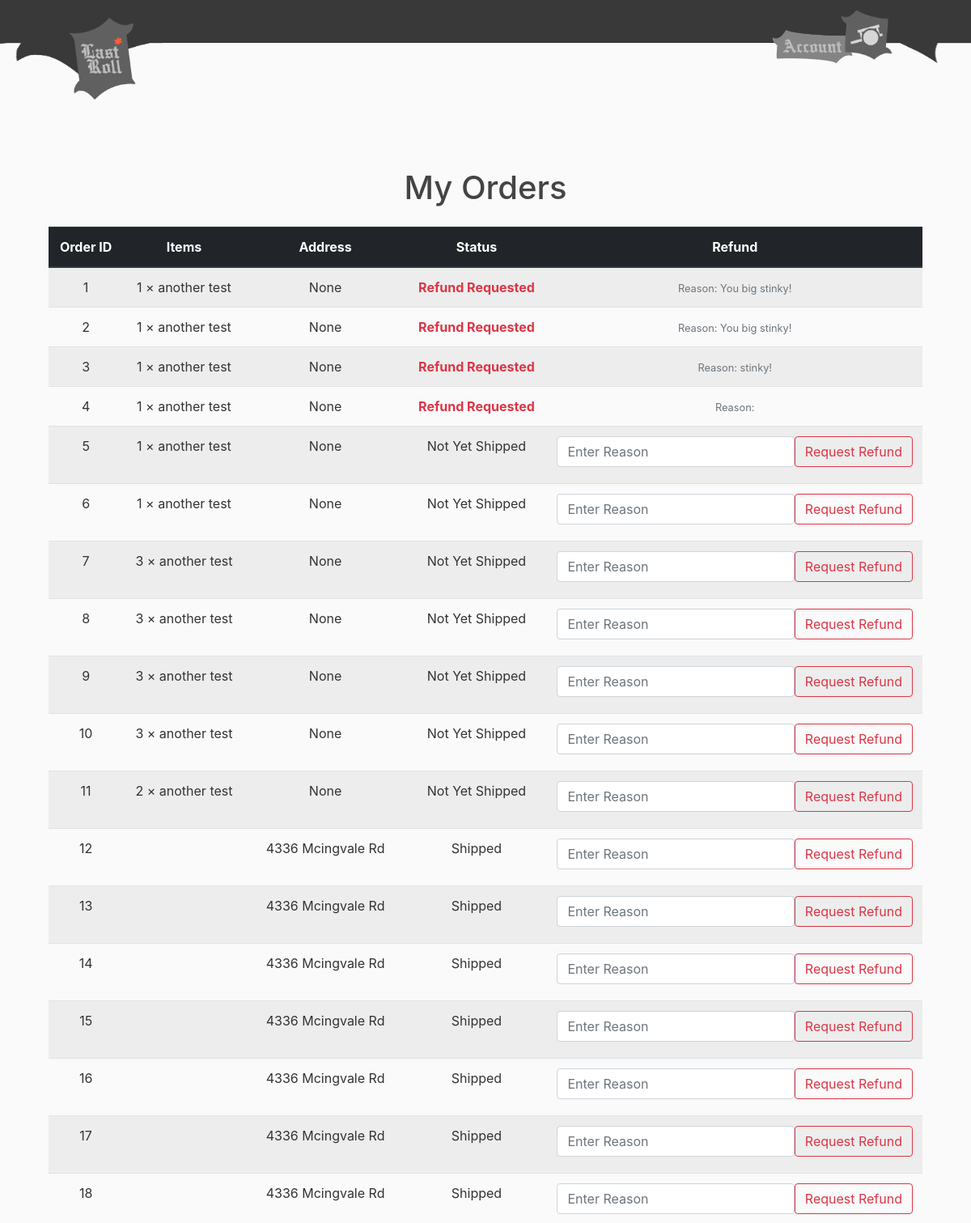
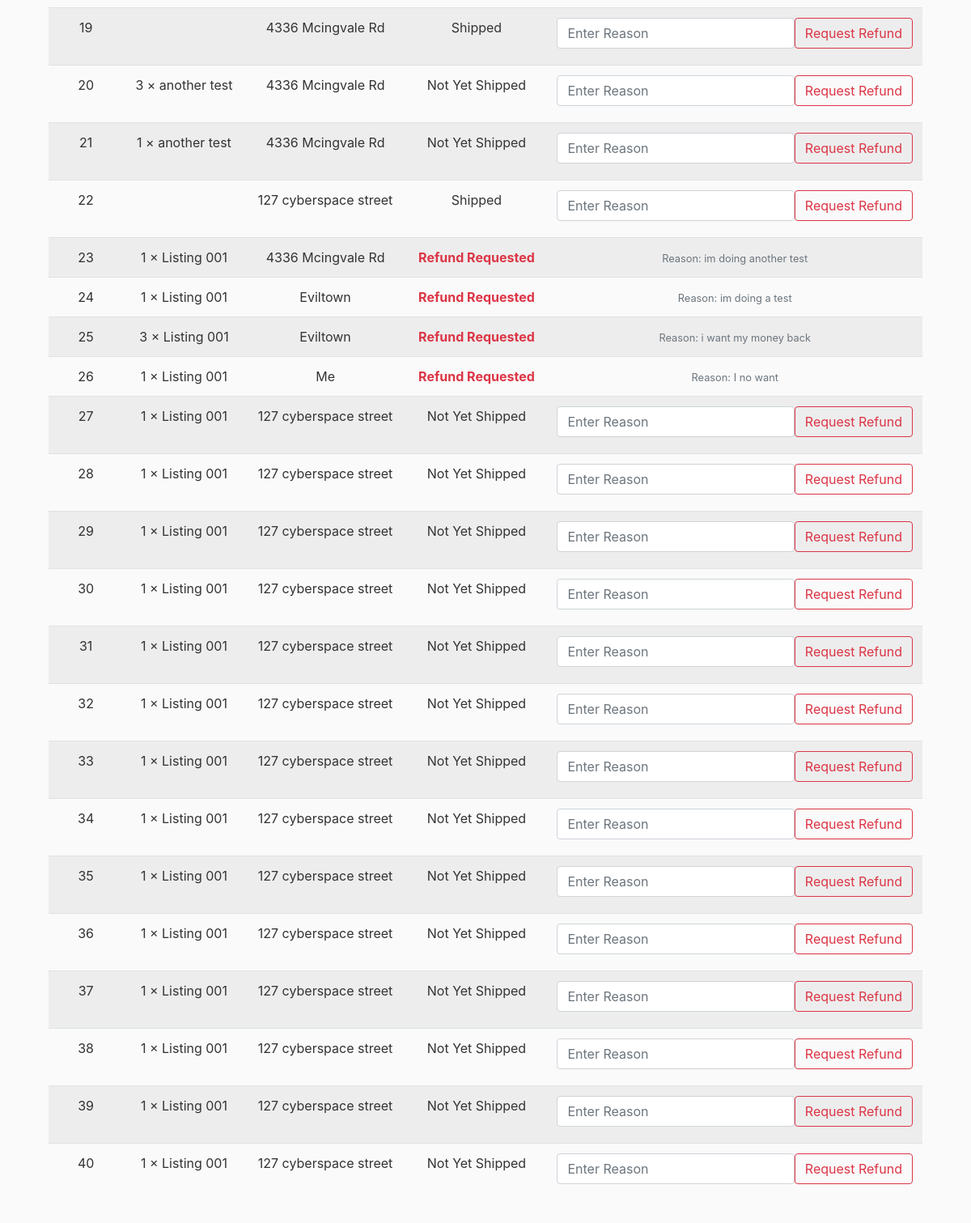
Page /buyerorders/ (signed in) on the committed database (2 pictures, top to bottom).
### store/models.py (models this page shows, shortened)
class Product(models.Model):
    seller = models.ForeignKey(Seller, on_delete=models.CASCADE)
    name = models.CharField(max_length=100)
    description = models.TextField(blank=True)
    price = models.DecimalField(max_digits=8, decimal_places=2)
    stock = models.PositiveIntegerField(default=0)
    image = models.ImageField(upload_to='product_images/', blank=True)
    created_at = models.DateTimeField(default=timezone.now)
    status = models.IntegerField(default=0)
    is_reported = models.BooleanField(default=False)
    report_confirmed = models.BooleanField(default=False)

class OrderItem(models.Model):
    order = models.ForeignKey(Order, on_delete=models.CASCADE, related_name='items')
    product = models.ForeignKey(Product, on_delete=models.CASCADE)
    quantity = models.PositiveIntegerField(default=1)
    is_shipped = models.BooleanField(default=False)
    is_refunded = models.BooleanField(default=False)
    refund_reason = models.CharField(max_length=255, default="Buyer refunded the order.")

class Order(models.Model):
    buyer = models.ForeignKey(Buyer, on_delete=models.CASCADE)
    created_at = models.DateTimeField(default=timezone.now)
    address = models.CharField(max_length=100, blank=True, null=True)
    payment = models.CharField(max_length=50, blank=True, null=True)
    total = models.DecimalField(max_digits=10, decimal_places=2, default=0)

### shop/views.py (the view)
# urls.py: path('buyerorders/', views.buyerorders, name='shop-buyerorders'),
@login_required
def buyerorders(request):
    if request.user.profile.role != request.user.profile.ROLE_BUYER:
        return HttpResponseForbidden("You do not have permission to view this page.")
    buyer = Buyer.objects.get(user=request.user)
    buyer_orders = Order.objects.filter(buyer=buyer)
    orders = []
    for order in buyer_orders:
        items = [
            {"id": item.product.id, "name": item.product.name, "quantity": item.quantity}
            for item in order.items.all()
        ]
        orders.append({
            "id": order.id,
            "items": items,
            "address": order.address,
            "is_shipped": all(i.is_shipped for i in order.items.all()),
            "is_refunded": any(i.is_refunded for i in order.items.all()),
            "refund_reason": next((i.refund_reason for i in order.items.all() if i.is_refunded), None),
        })
    return render(request, 'shop/buyerorders.html', {'orders': orders})

### shop/templates/shop/buyerorders.html (shortened to what this page needs)
{% extends "shop/base.html" %}
{% block content %}
<div class="container mt-5">
  <h1 class="text-center mb-4">My Orders</h1>
  <table class="table table-striped text-center shadow-sm">
    <thead class="thead-dark">
      <tr>
        <th>Order ID</th>
        <th>Items</th>
        <th>Address</th>
        <th>Status</th>
        <th>Refund</th>
      </tr>
    </thead>
    <tbody>
      {% for order in orders %}
      <tr>
        <td>{{ order.id }}</td>
        <td>
          {% for item in order.items %}
            {{ item.quantity }} × {{ item.name }}<br>
          {% endfor %}
        </td>
        <td>{{ order.address }}</td>
        <td>
          {% if order.is_refunded %}
            <span class="text-danger font-weight-bold">Refund Requested</span>
          {% elif order.is_shipped %}
            Shipped
          {% else %}
            Not Yet Shipped
          {% endif %}
        </td>
          {% if not order.is_refunded %}
        <td>
          <form method="post" action="{% url 'refund_order' order.id %}" class="d-flex align-items-center">
            <input
              type="text"
              name="reason"
              class="form-control mb-2"
              placeholder="Enter Reason"
              required>
            <button
              class="btn btn-outline-danger mb-2"
              type="submit">
              Request Refund
            </button>
          </form>
        </td>
          {% else %}
        <td>
            <small class="text-muted">Reason: {{ order.refund_reason }}</small>
        </td>
          {% endif %}
      </tr>
      {% empty %}
        <tr><td colspan="5" class="text-muted">No orders found.</td></tr>
      {% endfor %}
    </tbody>
  </table>
</div>
{% endblock %}

### shop/static/shop/main.css (style rules this page uses)
body { background: #fafafa; color: #333333; margin-top: 5rem; }
h1, h2, h3, h4, h5, h6 { color: #444444; }

### rows in the picture
Product: name "another test" "another test" "another test" "another test" "another test" "another test" "another test" "another test" "another test" "another test" "another test" "another test" "another test"
OrderItem: refund_reason "You big stinky!"
OrderItem: refund_reason "You big stinky!"
OrderItem: refund_reason "stinky!"
Order: address "4336 Mcingvale Rd"
Order: address "4336 Mcingvale Rd"
Order: address "4336 Mcingvale Rd"
Order: address "4336 Mcingvale Rd"
Order: address "4336 Mcingvale Rd"
Order: address "4336 Mcingvale Rd"
Order: address "4336 Mcingvale Rd"
Order: address "4336 Mcingvale Rd"
Order: address "4336 Mcingvale Rd"
Order: address "4336 Mcingvale Rd"
Order: address "127 cyberspace street"
Product: name "Listing 001" "Listing 001" "Listing 001" "Listing 001" "Listing 001" "Listing 001" "Listing 001" "Listing 001" "Listing 001" "Listing 001" "Listing 001" "Listing 001" "Listing 001" "Listing 001" "Listing 001" "Listing 001" "Listing 001" "Listing 001"
Order: address "4336 Mcingvale Rd"
OrderItem: refund_reason "im doing another test"
Order: address "Eviltown"
OrderItem: refund_reason "im doing a test"
Order: address "Eviltown"
OrderItem: refund_reason "i want my money back"
Order: address "Me"
OrderItem: refund_reason "I no want"
Order: address "127 cyberspace street"
Order: address "127 cyberspace street"
Order: address "127 cyberspace street"
Order: address "127 cyberspace street"
Order: address "127 cyberspace street"
Order: address "127 cyberspace street"
Order: address "127 cyberspace street"
Order: address "127 cyberspace street"
Order: address "127 cyberspace street"
Order: address "127 cyberspace street"
Order: address "127 cyberspace street"
Order: address "127 cyberspace street"
Order: address "127 cyberspace street"
Order: address "127 cyberspace street"

### other values in the picture
{{ order.id }} "1" "2" "3" "4" "5" "6" "7" "8" "9" "10" "11" "12" "13" "14" "15" "16" "17" "18" "19" "20" "21" "22" "23" "24" "25" "26" "27" "28" "29" "30" "31" "32" "33" "34" "35" "36" "37" "38" "39" "40"
{{ item.quantity }} "1" "1" "1" "1" "1" "1" "3" "3" "3" "3" "2" "3" "1" "1" "1" "3" "1" "1" "1" "1" "1" "1" "1" "1" "1" "1" "1" "1" "1" "1" "1"
{{ order.address }} "None" "None" "None" "None" "None" "None" "None" "None" "None" "None" "None"
